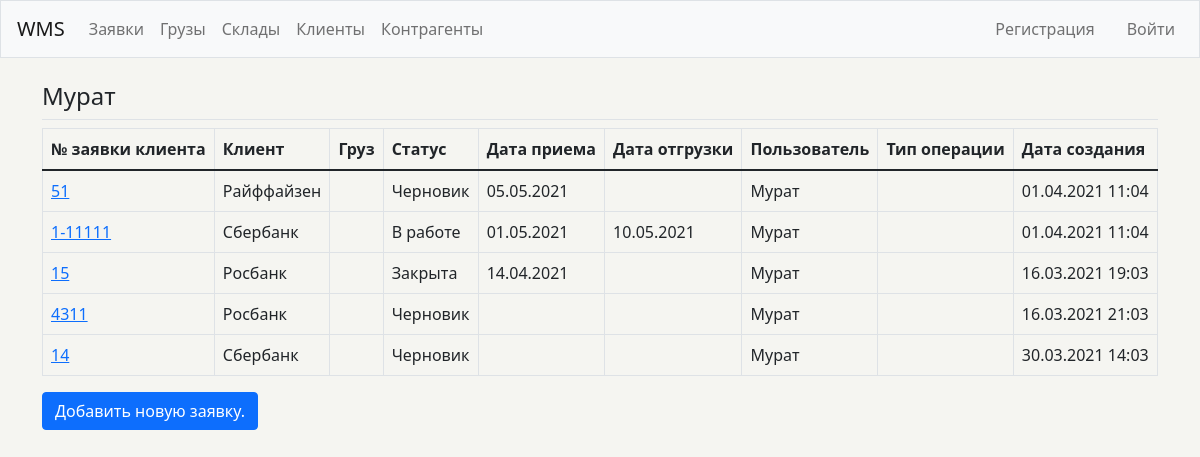
Screenshot of /customers/1/ with the database file from the repository.
### wms/models.py (models this page shows, shortened)
class Customer(models.Model):
    user = models.ForeignKey(User, on_delete=models.SET_NULL, null=True)
    name = models.CharField(max_length=200, blank=True)
    post = models.CharField(max_length=200, blank=True)
    phone = models.CharField(max_length=200, blank=True)
    email = models.CharField(max_length=200, blank=True)
    profile_pic = models.CharField(max_length=200, blank=True)
    date_created = models.DateTimeField('date published', auto_now_add=True)
    def __str__(self):
        return self.name

class Order(models.Model):
    logistic_order = models.CharField(max_length=200)
    client = models.ForeignKey(Client, on_delete=models.SET_NULL, blank=True, null=True)
    customer = models.ForeignKey(Customer, on_delete=models.SET_NULL, blank=True, null=True)
    storage = models.ForeignKey(Storage, on_delete=models.SET_NULL, null=True)
    status = models.CharField(
        max_length=10,
        choices=OrderStatus.choices,
        default=OrderStatus.draft,
    )
    date_in = models.DateField('Дата приема', blank=True, null=True)
    date_out = models.DateField('Дата отгрузки', blank=True, null=True)
    driver = models.CharField(max_length=200, blank=True, null=True)
    driver_car = models.CharField(max_length=200, blank=True, null=True)
    storage_order = models.CharField(max_length=200, blank=True, null=True)
    date_created = models.DateTimeField('date published', auto_now_add=True)

class Client(models.Model):
    name = models.CharField(max_length=200)
    pub_date = models.DateTimeField('date published', auto_now_add=True)
    def __str__(self):
        return self.name

### wms/views.py (the view)
# urls.py: path('customers/<int:customer_id>/', views.customer, name='customer'),
def customer(request, customer_id):
    customer = Customer.objects.get(id=customer_id)
    orders = customer.order_set.order_by('-date_in')
    context = {'customer': customer, 'orders': orders}
    return render(request, 'wms/customer.html', context)

### wms/templates/wms/customer.html
{% extends "wms/base.html" %}
{% block page_header %}
  <h4>{{ customer }}</h4>
{% endblock page_header %}
{% block content %}
<table class="table table-bordered">
  <thead>
    <tr>
      <th scope="col">№ заявки клиента</th>
      <th scope="col">Клиент</th>
      <th scope="col">Груз</th>
      <th scope="col">Статус</th>
      <th scope="col">Дата приема</th>
      <th scope="col">Дата отгрузки</th>
      <th scope="col">Пользователь</th>
      <th scope="col">Тип операции</th>
      <th scope="col">Дата создания</th>
    </tr>
  </thead>
  <tbody>
    {% for order in orders %}
      <tr>
        <td>
          <a href="{% url 'wms:order' order.id %}">{{ order.logistic_order }}</a>
        </td>
        <td>{{ order.client }}</td>
        <td>{{ order.atm }}</td>
        <td>{{ order.status }}</td>
        <td>{{ order.date_in|date:'d.m.Y' }}</td>
        <td>{{ order.date_out|date:'d.m.Y' }}</td>
        <td>{{ order.customer }}</td>
        <td>{{ order.operation_client }}</td>
        <td>{{ order.date_created|date:'d.m.Y H:m'  }}</td>
      </tr>
    {% empty %}
      <tr>
        <td>Не добавлено ни одной заявки. Добавьте первую заявку.</td>
      </tr>
    {% endfor %}
  </tbody>
</table>
<div>
  <a class="btn btn-primary mb-3" href="">Добавить новую заявку.</a>
</div>
{% endblock content %}

### rows the page displays
Customer: name "Мурат"
Order: logistic_order "51", client "Райффайзен", status "Черновик", date_in "05.05.2021", customer "Мурат", date_created "01.04.2021 11:04"
Order: logistic_order "1-11111", client "Сбербанк", status "В работе", date_in "01.05.2021", date_out "10.05.2021", customer "Мурат", date_created "01.04.2021 11:04"
Order: logistic_order "15", client "Росбанк", status "Закрыта", date_in "14.04.2021", customer "Мурат", date_created "16.03.2021 19:03"
Order: logistic_order "4311", client "Росбанк", status "Черновик", customer "Мурат", date_created "16.03.2021 21:03"
Order: logistic_order "14", client "Сбербанк", status "Черновик", customer "Мурат", date_created "30.03.2021 14:03"
